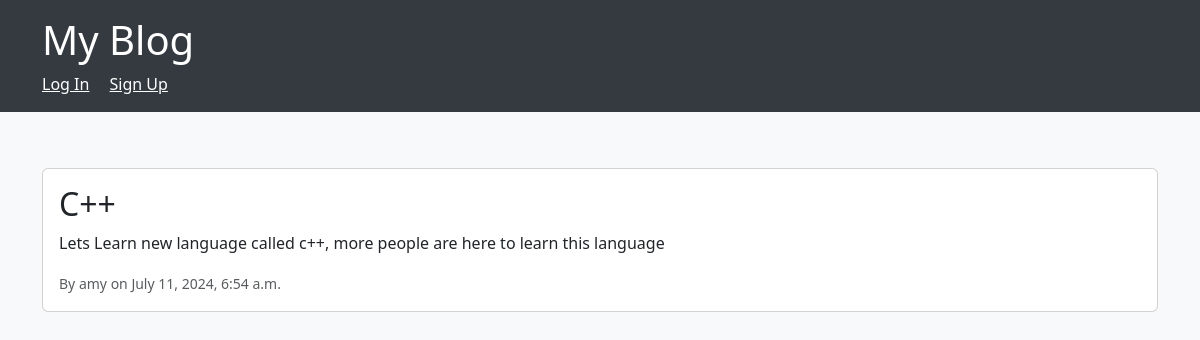
Screenshot of /post/3/ with the database file from the repository.
### blog/models.py (models this page shows)
class Post(models.Model):
    title = models.CharField(max_length=200)
    body = models.TextField()
    author = models.ForeignKey(User, on_delete=models.CASCADE)
    created_at = models.DateTimeField(auto_now_add=True)
    updated_at = models.DateTimeField(auto_now=True)
    image = models.ImageField(upload_to='post_images/', null=True, blank=True)

### blog/views.py (the view)
# urls.py: path('post/<int:pk>/', views.post_detail, name='post_detail'),
def post_detail(request, pk):
    post = get_object_or_404(Post, pk=pk)
    return render(request, 'blog/post_detail.html', {'post': post})

### blog/templates/blog/post_detail.html (shortened to what this page needs)
{% extends 'blog/base.html' %}
{% block content %}
    <div class="card mt-4">
        <div class="card-body">
            <h2 class="card-title">{{ post.title }}</h2>
            <p class="card-text">{{ post.body }}</p>
            <p class="card-text"><small class="text-muted">By {{ post.author }} on {{ post.created_at }}</small></p>
        </div>
    </div>
{% endblock %}

### blog/templates/blog/base.html (style rules this page uses)
body { background-color: #f8f9fa; }

### rows the page displays
Post: title "C++", body "Lets Learn new language called c++, more people are here to learn this language", author "amy", created_at "July 11, 2024, 6:54 a.m."
